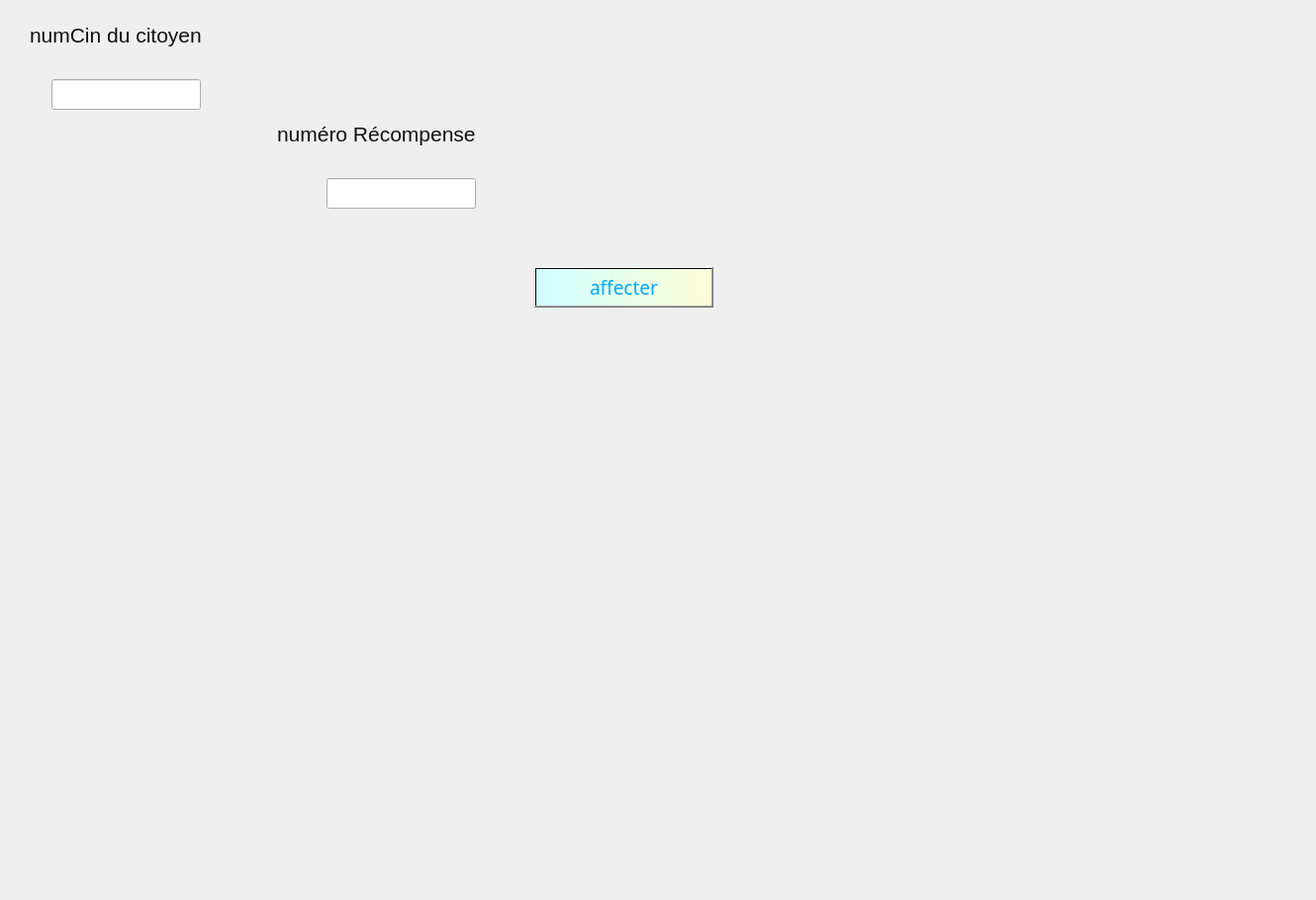
      <widget class="QWidget" name="tab_2">
       <attribute name="title">
        <string>affecterRecompense</string>
       </attribute>
       <widget class="QLabel" name="label_28">
        <property name="geometry">
         <rect>
          <x>280</x>
          <y>110</y>
          <width>261</width>
          <height>51</height>
         </rect>
        </property>
        <property name="font">
         <font>
          <family>MS Shell Dlg 2</family>
          <pointsize>16</pointsize>
          <weight>9</weight>
          <italic>false</italic>
          <bold>false</bold>
         </font>
        </property>
        <property name="autoFillBackground">
         <bool>false</bool>
        </property>
        <property name="styleSheet">
         <string notr="true">color:rgb(16, 16, 16);
font: 75 16pt &quot;MS Shell Dlg 2&quot;;

</string>
        </property>
        <property name="text">
         <string>numéro Récompense</string>
        </property>
       </widget>
       <widget class="QLabel" name="label_31">
        <property name="geometry">
         <rect>
          <x>30</x>
          <y>20</y>
          <width>221</width>
          <height>31</height>
         </rect>
        </property>
        <property name="font">
         <font>
          <family>MS Shell Dlg 2</family>
          <pointsize>16</pointsize>
          <weight>50</weight>
          <italic>false</italic>
          <bold>false</bold>
         </font>
        </property>
        <property name="autoFillBackground">
         <bool>false</bool>
        </property>
        <property name="styleSheet">
         <string notr="true">color:rgb(16, 16, 16);

font: 16pt &quot;MS Shell Dlg 2&quot;;</string>
        </property>
        <property name="text">
         <string>numCin du citoyen</string>
        </property>
       </widget>
       <widget class="QLabel" name="label_photo_11">
        <property name="geometry">
         <rect>
          <x>10</x>
          <y>140</y>
          <width>1291</width>
          <height>491</height>
         </rect>
        </property>
        <property name="styleSheet">
         <string notr="true">font: 14pt &quot;MS Shell Dlg 2&quot;;</string>
        </property>
        <property name="text">
         <string/>
        </property>
        <property name="pixmap">
         <pixmap>../imagesQT/2affiches.jpg</pixmap>
        </property>
       </widget>
       <widget class="QPushButton" name="affecterbouton">
        <property name="geometry">
         <rect>
          <x>540</x>
          <y>270</y>
          <width>181</width>
          <height>41</height>
         </rect>
        </property>
        <property name="font">
         <font>
          <family>Rockwell</family>
          <pointsize>14</pointsize>
          <weight>50</weight>
          <italic>false</italic>
          <bold>false</bold>
         </font>
        </property>
        <property name="styleSheet">
         <string notr="true">background-color: qlineargradient(spread:pad, x1:0, y1:0, x2:1, y2:0, stop:0 rgba(207, 255, 255), stop:1 rgba(255, 253, 216));

color:rgb(0, 170, 255);</string>
        </property>
        <property name="text">
         <string>affecter</string>
        </property>
       </widget>
       <widget class="QLabel" name="label_38">
        <property name="geometry">
         <rect>
          <x>-350</x>
          <y>-420</y>
          <width>1321</width>
          <height>901</height>
         </rect>
        </property>
        <property name="styleSheet">
         <string notr="true">background:url(:/6.jpg)</string>
        </property>
        <property name="text">
         <string/>
        </property>
       </widget>
       <widget class="QLabel" name="label_41">
        <property name="geometry">
         <rect>
          <x>-30</x>
          <y>-10</y>
          <width>841</width>
          <height>441</height>
         </rect>
        </property>
        <property name="styleSheet">
         <string notr="true">background:url(:/9.jpg)</string>
        </property>
        <property name="text">
         <string/>
        </property>
       </widget>
       <widget class="QLineEdit" name="numCin_4">
        <property name="geometry">
         <rect>
          <x>52</x>
          <y>80</y>
          <width>151</width>
          <height>31</height>
         </rect>
        </property>
       </widget>
       <widget class="QLineEdit" name="numRec_4">
        <property name="geometry">
         <rect>
          <x>330</x>
          <y>180</y>
          <width>151</width>
          <height>31</height>
         </rect>
        </property>
       </widget>
       <zorder>label_41</zorder>
       <zorder>label_38</zorder>
       <zorder>label_photo_11</zorder>
       <zorder>label_28</zorder>
       <zorder>label_31</zorder>
       <zorder>affecterbouton</zorder>
       <zorder>numCin_4</zorder>
       <zorder>numRec_4</zorder>
      </widget>
